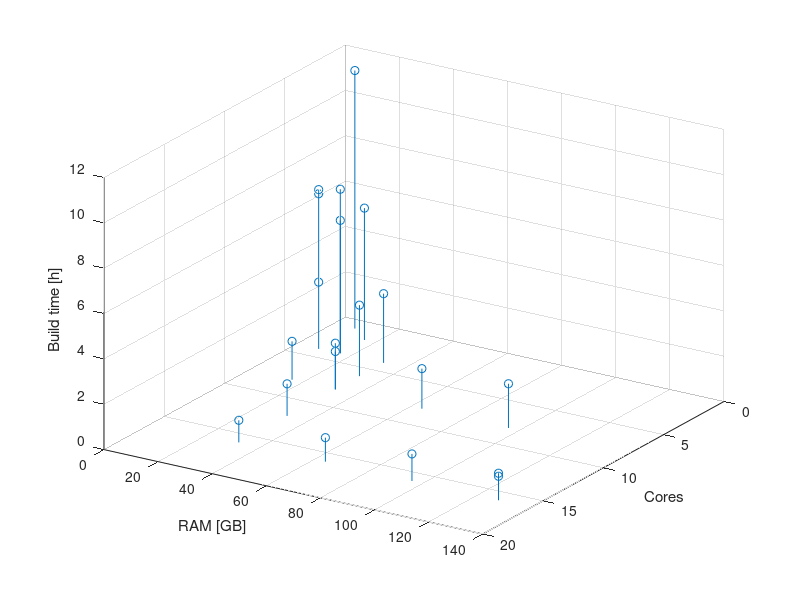
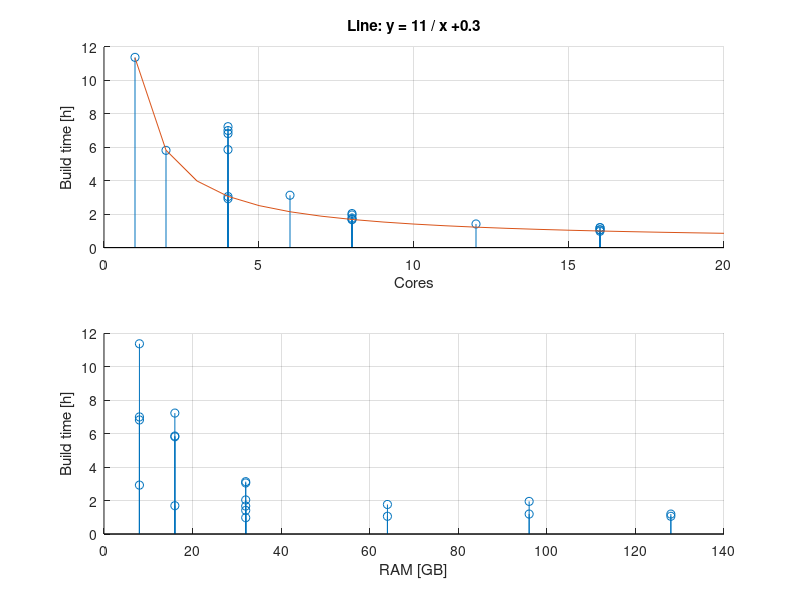

Write MATLAB code to recreate these figures, in order.
#!/usr/bin/env octave-cli

clear

data = [
%                             0_HD
%                      Total  1_SSD  Avail. Used
%   Machine Cores GHz  RAM_GB 2_NVMe RAM_GB Swap_GB Image_s SDK_s
    1       4     3.0  16     0      10     0       14315   6784
    2       4     2.0  16     1      14     0       15404   10638
    3.1     4     2.2  8      1      7.2    0       15133   10079
    4.1     4     1.6  8      0      7.3    0       14631   9926
    5.1     6     1.9  32     1      30     0       6598    4675
    1001    16    2.0  64     2      61     0       2194    1620
    1002    8     2.0  64     2      62     0       3668    2691
    1003    16    2.0  32     2      30     0       1950    1561
    1004    8     2.0  32     2      30     0       3539    2481
    1005    4     2.0  32     2      30     0       6507    4483
    1006    8     2.0  16     2      15     0       3576    2522
    1007    4     2.0  8      2      7.3    0       6139    4389
    1008    2     2.0  16     2      15     0       12573   8367
    1009    1     2.0  8      2      7.3    0       24870   16095
    1010    12    4.0  32     1      30     0       2973    2116
    1011    8     3.8  32     1      30     0       4329    3006
    1012    16    3.7  128    2      124    0       2214    1602
    1013    16    3.2  128    2      124    0       2471    1824
    1101    16    2.0  96     -1     92     0       2370    1926
    1102     8    2.0  96     -1     93     0       4077    2945
];

machine = data(:,1);
cores = data(:,2);
ghz = data(:,3);
total_ram = data(:,4);
ssd = data(:,5);
avail_ram = data(:,6);
used_swap = data(:,7);
time_image = data(:,8) / 3600;
time_sdk = data(:,9) / 3600;

cores = cores;
ram = total_ram;
time = time_image + time_sdk;

hm = @(x)([floor(x) round((x-floor(x))*60)]);

%%%%%%%%%%%%%%%%%%%%%%%%%%%%%%%%%%%%%%%%%%%%%%%%%%%%%%%%%%%%%%%%%%%%%%%%
% Best fit for y = A/x + B
% Virtual Server, AMD EPYC-Rome Processor @ 2 GHz
%%%%%%%%%%%%%%%%%%%%%%%%%%%%%%%%%%%%%%%%%%%%%%%%%%%%%%%%%%%%%%%%%%%%%%%%

data_BF = [
%                             0_HD
%                      Total  1_SSD  Avail. Used
%   Machine Cores GHz  RAM_GB 2_NVMe RAM_GB Swap_GB Image_s SDK_s
    1001    16    2.0  64     2      61     0       2194    1620
    1002    8     2.0  64     2      62     0       3668    2691
    1003    16    2.0  32     2      30     0       1950    1561
    1004    8     2.0  32     2      30     0       3539    2481
    1005    4     2.0  32     2      30     0       6507    4483
    1006    8     2.0  16     2      15     0       3576    2522
    1007    4     2.0  8      2      7.3    0       6139    4389
    1008    2     2.0  16     2      15     0       12573   8367
    1009    1     2.0  8      2      7.3    0       24870   16095
];

time_BF = ( data_BF(:,8) + data_BF(:,9) ) / 3600;
cores_BF = data_BF(:,2);

Y = time_BF;
X = [1./cores_BF ones(length(cores_BF), 1)];

% Least squares
W = inv(X' * X) * X' * Y;
A = W(1)
B = W(2)

%%%%%%%%%%%%%%%%%%%%%%%%%%%%%%%%%%%%%%%%%%%%%%%%%%%%%%%%%%%%%%%%%%%%%%%%
% Figure 1
%%%%%%%%%%%%%%%%%%%%%%%%%%%%%%%%%%%%%%%%%%%%%%%%%%%%%%%%%%%%%%%%%%%%%%%%

figure(1),clf
hold on

stem3(cores, ram, time, 'o')
xmin = xlim()(1);
xmax = xlim()(2);
ymin = ylim()(1);
ymax = ylim()(2);
nticks = min(length(xticks()),length(yticks()));

% No negative build time
axis([axis() 0 ceil(max(time))])

xlabel('Cores')
ylabel('RAM [GB]')
zlabel('Build time [h]')
az = 180 - 57.5;
el = 30;
view(az, el)
grid on

hold off

print images/build-time-1.svg

%%%%%%%%%%%%%%%%%%%%%%%%%%%%%%%%%%%%%%%%%%%%%%%%%%%%%%%%%%%%%%%%%%%%%%%%
% Figure 2.a
%%%%%%%%%%%%%%%%%%%%%%%%%%%%%%%%%%%%%%%%%%%%%%%%%%%%%%%%%%%%%%%%%%%%%%%%

figure(2),clf

subplot(2,1,1)
hold on

stem(cores, time, 'o')
xmin = xlim()(1);
xmax = xlim()(2);

% Equation
x = xmin:xmax;
y = A ./ x + B;
plot(x, y, '-')

% No negative build time
a = axis(); a(3) = 0; a(4) = ceil(max(time)); axis(a)
eq_2a = sprintf('Line: y = %.2g / x %+.2g', [A abs(B)])
title(eq_2a)
xlabel('Cores')
ylabel('Build time [h]')
grid on

hold off

%%%%%%%%%%%%%%%%%%%%%%%%%%%%%%%%%%%%%%%%%%%%%%%%%%%%%%%%%%%%%%%%%%%%%%%%
% Figure 2.b
%%%%%%%%%%%%%%%%%%%%%%%%%%%%%%%%%%%%%%%%%%%%%%%%%%%%%%%%%%%%%%%%%%%%%%%%

subplot(2,1,2)
hold on

stem(ram, time, 'o')
xmin = xlim()(1);
xmax = xlim()(2);

% No negative build time
a = axis(); a(3) = 0; a(4) = ceil(max(time)); axis(a)

xlabel('RAM [GB]')
ylabel('Build time [h]')
grid on

hold off

print images/build-time-2.svg
